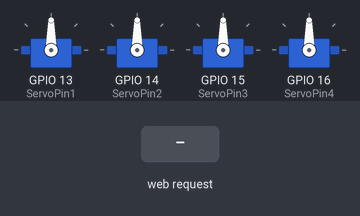
The sketch below on a simulated ESP32. Shown: 4 × servo. The inputs (shaded band) are chosen by the test bench. WiFi joins after 1.5 s; servers stay silent unless stated; what the sketch prints to the serial monitor is not drawn.

Above: at 2.7 s.
2.8 s: HTTP request GET /servo1?angle= received
At 4.0 s:
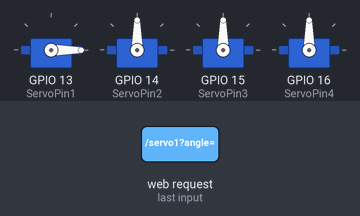
4.3 s: HTTP request GET /servo2?angle= received
At 5.1 s:
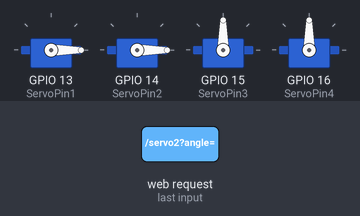
Timing chart, 0 to 7.3 s (numbered marks = the images above; inputs shaded):
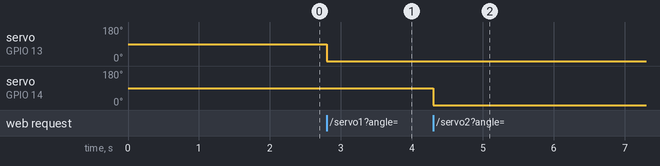

The sketch:

controlling_arm_using_sliders_on_webserver.ino
```cpp
#include <WiFi.h>
#include <ESP32Servo.h> // Include ESP32Servo library

Servo servo1;             // Create servo object for the first servo
Servo servo2;             // Create servo object for the second servo
Servo servo3;
Servo servo4;
const int ServoPin1 = 13;  // GPIO pin for the first servo
const int ServoPin2 = 14;  // GPIO pin for the second servo
const int ServoPin3 = 15;  // GPIO pin for the third servo
const int ServoPin4 = 16;  // GPIO pin for the third servo

int servoAngle1 = 90;      // Initial angle of the first servo (90°)
int servoAngle2 = 90;      // Initial angle of the second servo (90°)
int servoAngle3 = 90;      // Initial angle of the second servo (90°)
int servoAngle4 = 90;      // Initial angle of the second servo (90°)

const char* ssid = "Galaxy A52s 5GF184";       // Your Wi-Fi SSID
const char* password = "12345678"; // Your Wi-Fi password

WiFiServer server(80);      // Create a web server on port 80

void setup() {
  Serial.begin(115200);
  servo1.attach(ServoPin1);  // Attach the first servo to the pin
  servo2.attach(ServoPin2);  // Attach the second servo to the pin
  servo3.attach(ServoPin3);  // Attach the second servo to the pin
  servo4.attach(ServoPin4);  // Attach the second servo to the pin
  servo1.write(servoAngle1); // Set initial position for the first servo
  servo2.write(servoAngle2); // Set initial position for the second servo
  servo3.write(servoAngle3); // Set initial position for the second servo
  servo4.write(servoAngle4); // Set initial position for the second servo

  Serial.println("Connecting to Wi-Fi...");
  WiFi.begin(ssid, password);
  while (WiFi.status() != WL_CONNECTED) {
    delay(500);
    Serial.print(".");
  }
  Serial.println("\nWiFi connected.");
  Serial.print("IP Address: ");
  Serial.println(WiFi.localIP());

  server.begin(); // Start the server
}

void loop() {
  WiFiClient client = server.available(); // Listen for incoming clients
  if (client) {
    String request = client.readStringUntil('\r');
    Serial.println(request);
    client.flush();

    // Parse the request for servo1 angle
    if (request.indexOf("GET /servo1?angle=") >= 0) {
      int angleIndex = request.indexOf("angle=") + 6;
      int ampersandIndex = request.indexOf('&', angleIndex);
      String angleStr = request.substring(angleIndex, ampersandIndex);
      servoAngle1 = angleStr.toInt();
      if (servoAngle1 >= 0 && servoAngle1 <= 180) {
        servo1.write(servoAngle1); // Move the first servo to the requested angle
        Serial.print("Servo1 angle set to: ");
        Serial.println(servoAngle1);
      }
    }

    // Parse the request for servo2 angle
    if (request.indexOf("GET /servo2?angle=") >= 0) {
      int angleIndex = request.indexOf("angle=") + 6;
      int ampersandIndex = request.indexOf('&', angleIndex);
      String angleStr = request.substring(angleIndex, ampersandIndex);
      servoAngle2 = angleStr.toInt();
      if (servoAngle2 >= 0 && servoAngle2 <= 180) {
        servo2.write(servoAngle2); // Move the second servo to the requested angle
        Serial.print("Servo2 angle set to: ");
        Serial.println(servoAngle2);
      }
    }

     // Parse the request for servo3 angle
    if (request.indexOf("GET /servo3?angle=") >= 0) {
      int angleIndex = request.indexOf("angle=") + 6;
      int ampersandIndex = request.indexOf('&', angleIndex);
      String angleStr = request.substring(angleIndex, ampersandIndex);
      servoAngle3 = angleStr.toInt();
      if (servoAngle3 >= 0 && servoAngle3 <= 180) {
        servo1.write(servoAngle3); // Move the first servo to the requested angle
        Serial.print("Servo3 angle set to: ");
        Serial.println(servoAngle3);
      }
    }
     // Parse the request for servo4 angle
    if (request.indexOf("GET /servo4?angle=") >= 0) {
      int angleIndex = request.indexOf("angle=") + 6;
      int ampersandIndex = request.indexOf('&', angleIndex);
      String angleStr = request.substring(angleIndex, ampersandIndex);
      servoAngle4 = angleStr.toInt();
      if (servoAngle4 >= 0 && servoAngle4 <= 180) {
        servo1.write(servoAngle4); // Move the first servo to the requested angle
        Serial.print("Servo4 angle set to: ");
        Serial.println(servoAngle4);
      }
    }

    // Send HTML response
    client.println("HTTP/1.1 200 OK");
    client.println("Content-type:text/html");
    client.println("Connection: close");
    client.println();
    client.println("<!DOCTYPE html>");
    client.println("<html>");
    client.println("<head><title>Dual Servo Control</title></head>");
    client.println("<body><h1>ESP32 Servo Control</h1>");

    // Slider for Servo1
    client.println("<p>Servo 1:</p>");
    client.println("<input type=\"range\" min=\"0\" max=\"180\" value=\"" + String(servoAngle1) + "\" onchange=\"setServo1Angle(this.value)\">");
    client.println("<p>Current Angle: " + String(servoAngle1) + "°</p>");

    // Slider for Servo2
    client.println("<p>Servo 2:</p>");
    client.println("<input type=\"range\" min=\"0\" max=\"180\" value=\"" + String(servoAngle2) + "\" onchange=\"setServo2Angle(this.value)\">");
    client.println("<p>Current Angle: " + String(servoAngle2) + "°</p>");
    // Slider for Servo3
    client.println("<p>Servo 3:</p>");
    client.println("<input type=\"range\" min=\"0\" max=\"180\" value=\"" + String(servoAngle3) + "\" onchange=\"setServo3Angle(this.value)\">");
    client.println("<p>Current Angle: " + String(servoAngle3) + "°</p>");
    // Slider for Servo4
    client.println("<p>Servo 4:</p>");
    client.println("<input type=\"range\" min=\"0\" max=\"180\" value=\"" + String(servoAngle4) + "\" onchange=\"setServo4Angle(this.value)\">");
    client.println("<p>Current Angle: " + String(servoAngle4) + "°</p>");

    // JavaScript for handling slider updates
    client.println("<script>");
    client.println("function setServo1Angle(angle) {");
    client.println("  var xhttp = new XMLHttpRequest();");
    client.println("  xhttp.open(\"GET\", \"/servo1?angle=\" + angle + \"&\", true);");
    client.println("  xhttp.send();");
    client.println("}");

    client.println("function setServo2Angle(angle) {");
    client.println("  var xhttp = new XMLHttpRequest();");
    client.println("  xhttp.open(\"GET\", \"/servo2?angle=\" + angle + \"&\", true);");
    client.println("  xhttp.send();");
    client.println("}");

    client.println("function setServo3Angle(angle) {");
    client.println("  var xhttp = new XMLHttpRequest();");
    client.println("  xhttp.open(\"GET\", \"/servo1?angle=\" + angle + \"&\", true);");
    client.println("  xhttp.send();");
    client.println("}");

    client.println("function setServo4Angle(angle) {");
    client.println("  var xhttp = new XMLHttpRequest();");
    client.println("  xhttp.open(\"GET\", \"/servo1?angle=\" + angle + \"&\", true);");
    client.println("  xhttp.send();");
    client.println("}");

    client.println("</script>");

    client.println("</body></html>");
    client.stop();
  }
}
```

Measured:
- after the input at 2.8 s, servo on GPIO 13 (ServoPin1): 90° → 0° at once
- after the input at 4.3 s, servo on GPIO 14 (ServoPin2): 90° → 0° at once
